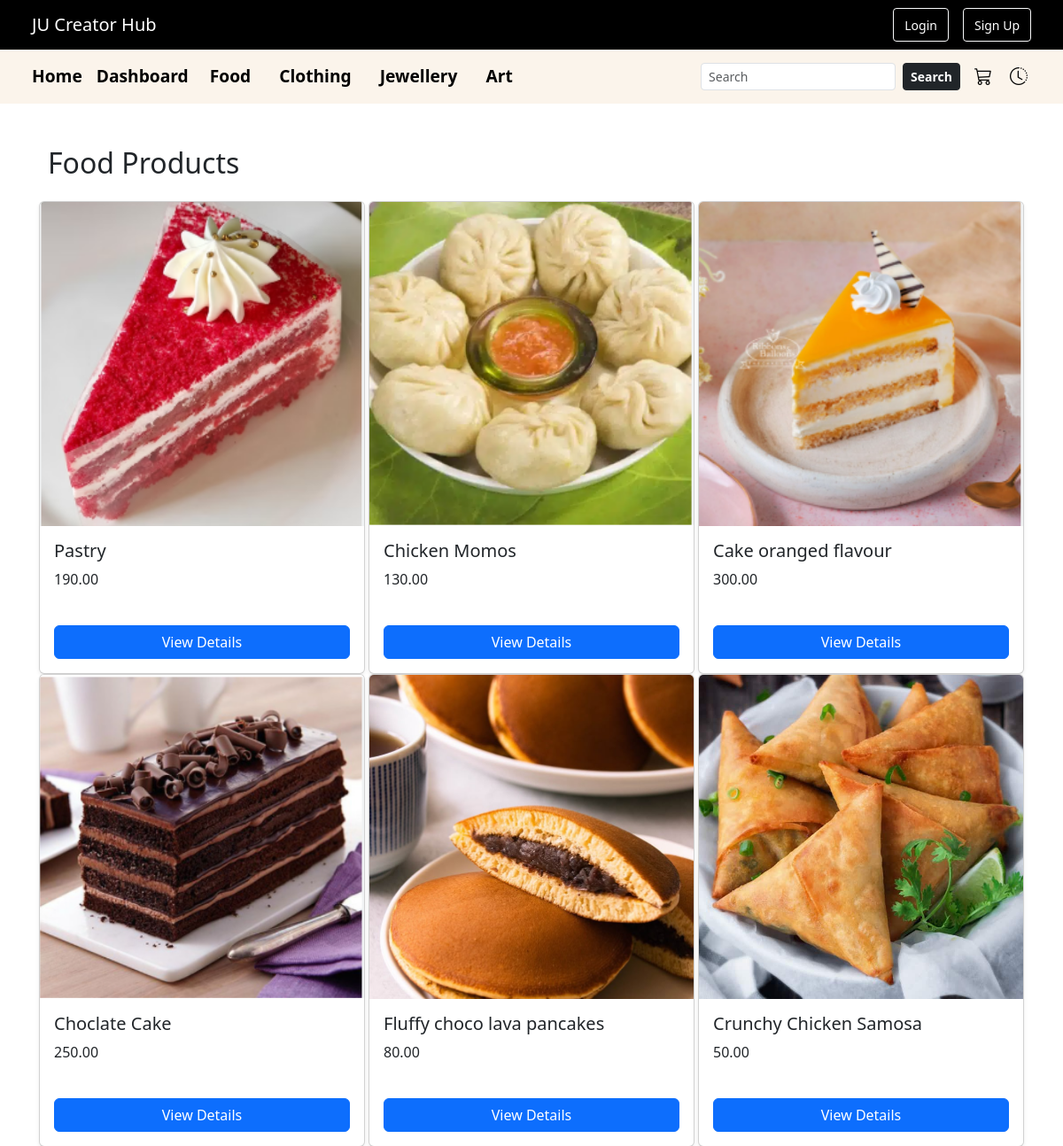
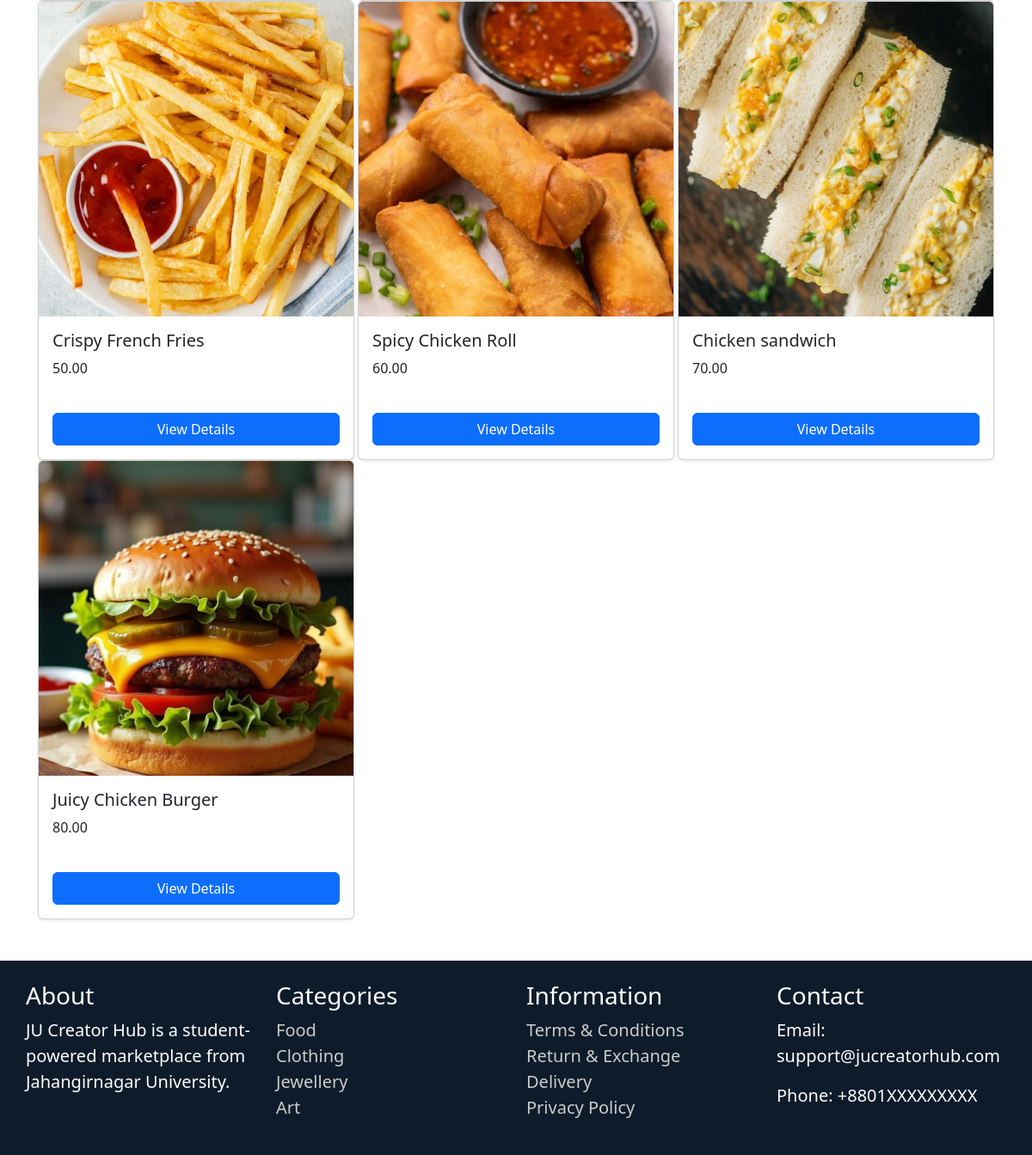
The app's page /products/food/ with its own data (2 pictures, top to bottom).
### ecommerce/models.py (models this page shows, shortened)
class Product(models.Model):
    CATEGORY_CHOICES = [
        ('food', 'Food'),
        ('clothing', 'Clothing'),
        ('jewellery', 'Jewellery'),
        ('art', 'Art'),
    ]
    name = models.CharField(max_length=255)
    image = models.ImageField(upload_to='product_images/')
    price = models.DecimalField(max_digits=10, decimal_places=2)
    description = models.TextField()
    category = models.CharField(max_length=50, choices=CATEGORY_CHOICES)
    seller = models.ForeignKey(User, on_delete=models.CASCADE, related_name='products')

### ecommerce/views.py (the view)
# urls.py: path('products/<str:category_name>/', views.product_list, name='product_list'),
def product_list(request, category_name=None):
    shop_name = request.GET.get('shop')
    seller_id = request.GET.get('seller')
    products = Product.objects.all()
    if category_name:
        products = products.filter(category=category_name)
    if shop_name:
        sellers = Profile.objects.filter(shop_name=shop_name).values_list('user', flat=True)
        products = products.filter(seller__in=sellers)
    if seller_id:
        products = products.filter(seller__id=seller_id)
    user = request.user
    context = {
        'products': products,
        'category_name': category_name,
        'filtered_shop_name': shop_name,
    }
    if seller_id:
        filtered_seller = get_object_or_404(User, id=seller_id)
        context['filtered_seller'] = filtered_seller
    if user.is_authenticated and hasattr(user, 'profile') and user.profile.role != 'buyer':
        context['show_seller'] = True
    shop_names = Profile.objects.filter(role='seller').exclude(shop_name__isnull=True).exclude(shop_name__exact='').values_list('shop_name', flat=True).distinct()
    context['shop_names'] = shop_names
    return render(request, 'ecommerce/product_list.html', context)

### ecommerce/context_processors.py (called while the page is built)
def shop_names_processor(request):
    shop_names = Profile.objects.filter(
        role='seller',
        shop_name__isnull=False
    ).exclude(shop_name='')
    return {'shop_names': shop_names}

### ecommerce/templates/ecommerce/product_list.html (shortened to what this page needs)
{% extends 'ecommerce/base.html' %}
{% block content %}
<div class="container mt-4 mb-5">
    <h2 class="mb-4">
        {% if category_name %}
            {{ category_name|capfirst }} Products
        {% else %}
            All Products
        {% endif %}
    </h2>
    {% if products %}
    <div class="row">
        {% for product in products %}
        <div class="col-md-4">
            <div class="card mb-4 shadow-sm h-100">
                <img src="{{ product.image.url }}" class="card-img-top img-square" alt="{{ product.name }}">
                <div class="card-body d-flex flex-column">
                    <h5 class="card-title">{{ product.name }}</h5>
                    <p class="card-text">{{ product.price }}</p>
                    {% if user.is_authenticated %}
                        {% if user.profile.role == 'buyer' %}
                            <a href="{% url 'product_detail' product.id %}" class="btn btn-primary mt-auto">View Details</a>
                        {% elif user.profile.role == 'seller' %}
                            {% if product.seller.id == user.id %}
                            <div class="btn-group mt-auto" role="group" aria-label="Edit and Delete buttons">
                                <a href="{% url 'edit_product' product.id %}?next={{ request.path }}" class="btn btn-primary btn-sm flex-fill me-4">Edit</a>
                                <a href="{% url 'delete_product' product.id %}" class="btn btn-danger btn-sm flex-fill">Delete</a>
                            </div>
                            {% else %}
                                <a href="{% url 'product_detail' product.id %}" class="btn btn-primary mt-auto">View Details</a>
                            {% endif %}
                        {% else %}
                            <a href="{% url 'product_detail' product.id %}" class="btn btn-primary mt-auto">View Details</a>
                        {% endif %}
                    {% else %}
                        <a href="{% url 'product_detail' product.id %}" class="btn btn-primary mt-auto">View Details</a>
                    {% endif %}
                </div>
            </div>
        </div>
        {% endfor %}
    </div>
    {% else %}
        <p>No products available in this category.</p>
    {% endif %}
</div>
{% endblock %}

### ecommerce/templates/ecommerce/base.html (style rules this page uses)
html, body { height: 100%; margin: 0; }
body { display: flex; flex-direction: column; min-height: 100vh; }

### ecommerce/templates/ecommerce/product_list.html (style rules this page uses)
.img-square { width: 100%; aspect-ratio: 1 / 1; object-fit: cover; }
.card { margin-bottom: 24px; }
.row { margin: 0 -12px; }
.col-md-4 { padding: 0 2px; }

### records on screen
Product: image (picture), name "Pastry", price "190.00"
Product: image (picture), name "Chicken Momos", price "130.00"
Product: image (picture), name "Cake oranged flavour", price "300.00"
Product: image (picture), name "Choclate Cake", price "250.00"
Product: image (picture), name "Fluffy choco lava pancakes", price "80.00"
Product: image (picture), name "Crunchy Chicken Samosa", price "50.00"
Product: image (picture), name "Crispy French Fries", price "50.00"
Product: image (picture), name "Spicy Chicken Roll", price "60.00"
Product: image (picture), name "Chicken sandwich", price "70.00"
Product: image (picture), name "Juicy Chicken Burger", price "80.00"

### other values on screen
{{ category_name|capfirst }} "Food"
